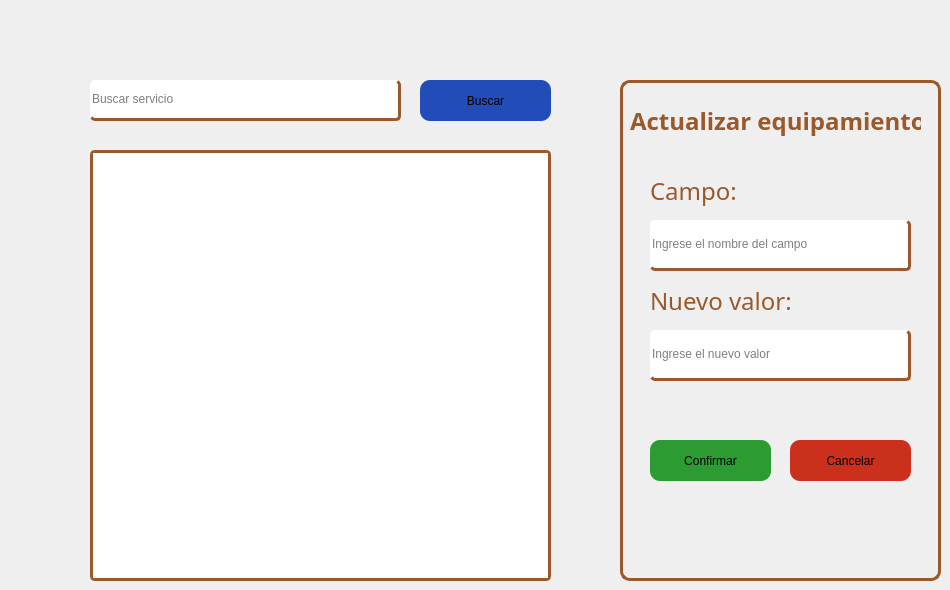
            <widget class="QWidget" name="tab_9">
             <attribute name="title">
              <string>Actualizar equipamiento</string>
             </attribute>
             <widget class="QPushButton" name="slBuscar_5">
              <property name="geometry">
               <rect>
                <x>420</x>
                <y>80</y>
                <width>131</width>
                <height>41</height>
               </rect>
              </property>
              <property name="styleSheet">
               <string notr="true">border-radius: 10px;
background-color: rgb(38, 96, 255);
background-color: rgb(34, 76, 184);</string>
              </property>
              <property name="text">
               <string>Buscar</string>
              </property>
             </widget>
             <widget class="QFrame" name="frame_9">
              <property name="geometry">
               <rect>
                <x>620</x>
                <y>80</y>
                <width>321</width>
                <height>501</height>
               </rect>
              </property>
              <property name="styleSheet">
               <string notr="true">border: 3px solid rgb(155, 88, 43);
border-radius: 10px;</string>
              </property>
              <property name="frameShape">
               <enum>QFrame::Shape::StyledPanel</enum>
              </property>
              <property name="frameShadow">
               <enum>QFrame::Shadow::Raised</enum>
              </property>
              <widget class="QPushButton" name="sCancelarAct_3">
               <property name="geometry">
                <rect>
                 <x>170</x>
                 <y>360</y>
                 <width>121</width>
                 <height>41</height>
                </rect>
               </property>
               <property name="styleSheet">
                <string notr="true">border: unset;
border-radius: 10px;
background-color: #CA301B;</string>
               </property>
               <property name="text">
                <string>Cancelar</string>
               </property>
              </widget>
              <widget class="QPushButton" name="sConfirmarAct_3">
               <property name="geometry">
                <rect>
                 <x>30</x>
                 <y>360</y>
                 <width>121</width>
                 <height>41</height>
                </rect>
               </property>
               <property name="styleSheet">
                <string notr="true">border: unset;
border-radius: 10px;
background-color: #2B9B32;</string>
               </property>
               <property name="text">
                <string>Confirmar</string>
               </property>
              </widget>
              <widget class="QLineEdit" name="sNuevoValor_3">
               <property name="geometry">
                <rect>
                 <x>30</x>
                 <y>250</y>
                 <width>261</width>
                 <height>51</height>
                </rect>
               </property>
               <property name="styleSheet">
                <string notr="true">border: unset;
color: rgb(0, 0, 0);
border-radius: 5px;
border-bottom: 3px solid rgba(155, 88, 43, 1.0);
border-right: 3px solid  rgba(155, 88, 43, 1.0);</string>
               </property>
               <property name="text">
                <string/>
               </property>
               <property name="placeholderText">
                <string>Ingrese el nuevo valor</string>
               </property>
              </widget>
              <widget class="QLabel" name="label_67">
               <property name="geometry">
                <rect>
                 <x>30</x>
                 <y>200</y>
                 <width>221</width>
                 <height>41</height>
                </rect>
               </property>
               <property name="font">
                <font>
                 <family>Adwaita Sans</family>
                 <pointsize>18</pointsize>
                 <bold>false</bold>
                </font>
               </property>
               <property name="styleSheet">
                <string notr="true">border: unset;
color: rgba(155, 88, 43, 1.0);
</string>
               </property>
               <property name="text">
                <string>Nuevo valor:</string>
               </property>
              </widget>
              <widget class="QLineEdit" name="sCampo_3">
               <property name="geometry">
                <rect>
                 <x>30</x>
                 <y>140</y>
                 <width>261</width>
                 <height>51</height>
                </rect>
               </property>
               <property name="styleSheet">
                <string notr="true">border: unset;
color: rgb(0, 0, 0);
border-radius: 5px;
border-bottom: 3px solid rgba(155, 88, 43, 1.0);
border-right: 3px solid  rgba(155, 88, 43, 1.0);</string>
               </property>
               <property name="text">
                <string/>
               </property>
               <property name="placeholderText">
                <string>Ingrese el nombre del campo</string>
               </property>
              </widget>
              <widget class="QLabel" name="label_68">
               <property name="geometry">
                <rect>
                 <x>30</x>
                 <y>90</y>
                 <width>131</width>
                 <height>41</height>
                </rect>
               </property>
               <property name="font">
                <font>
                 <family>Adwaita Sans</family>
                 <pointsize>18</pointsize>
                 <bold>false</bold>
                </font>
               </property>
               <property name="styleSheet">
                <string notr="true">border: unset;
color: rgba(155, 88, 43, 1.0);
</string>
               </property>
               <property name="text">
                <string>Campo:</string>
               </property>
              </widget>
              <widget class="QLabel" name="label_69">
               <property name="geometry">
                <rect>
                 <x>10</x>
                 <y>20</y>
                 <width>291</width>
                 <height>41</height>
                </rect>
               </property>
               <property name="font">
                <font>
                 <family>Adwaita Sans</family>
                 <pointsize>18</pointsize>
                 <bold>true</bold>
                </font>
               </property>
               <property name="styleSheet">
                <string notr="true">border: none;
color: rgba(155, 88, 43, 1.0);
</string>
               </property>
               <property name="text">
                <string>Actualizar equipamientos</string>
               </property>
              </widget>
             </widget>
             <widget class="QLineEdit" name="slIngresarBusqueda_5">
              <property name="geometry">
               <rect>
                <x>90</x>
                <y>80</y>
                <width>311</width>
                <height>41</height>
               </rect>
              </property>
              <property name="styleSheet">
               <string notr="true">color: rgb(0, 0, 0);
border-radius: 5px;
border-bottom: 3px solid rgba(155, 88, 43, 1.0);
border-right: 3px solid  rgba(155, 88, 43, 1.0);</string>
              </property>
              <property name="text">
               <string/>
              </property>
              <property name="placeholderText">
               <string>Buscar servicio </string>
              </property>
             </widget>
             <widget class="QTextEdit" name="sResultadoListar_5">
              <property name="enabled">
               <bool>true</bool>
              </property>
              <property name="geometry">
               <rect>
                <x>90</x>
                <y>150</y>
                <width>461</width>
                <height>431</height>
               </rect>
              </property>
              <property name="font">
               <font>
                <family>Adwaita Sans</family>
                <pointsize>12</pointsize>
               </font>
              </property>
              <property name="cursor" stdset="0">
               <cursorShape>IBeamCursor</cursorShape>
              </property>
              <property name="styleSheet">
               <string notr="true">border: unset;
color: rgb(0, 0, 0);
border-radius: 5px;
border: 3px solid rgba(155, 88, 43, 1.0);
</string>
              </property>
              <property name="verticalScrollBarPolicy">
               <enum>Qt::ScrollBarPolicy::ScrollBarAsNeeded</enum>
              </property>
              <property name="readOnly">
               <bool>true</bool>
              </property>
             </widget>
            </widget>
